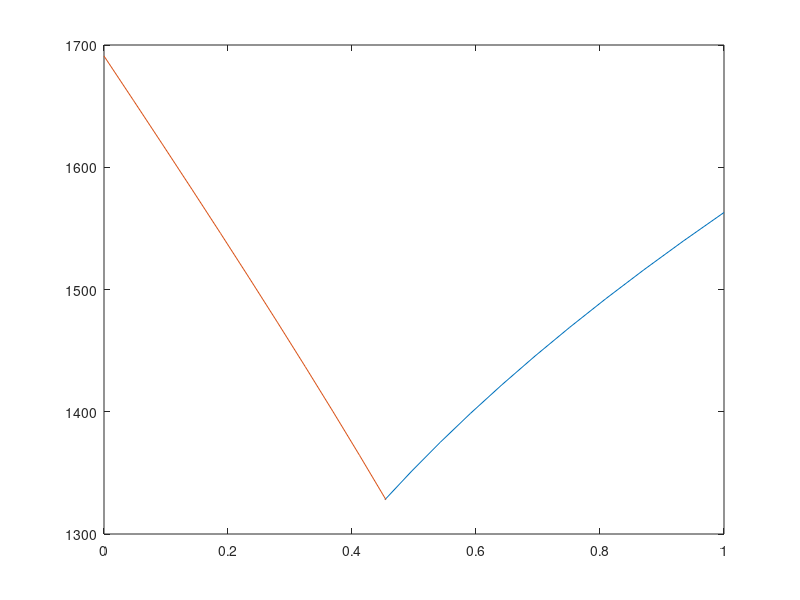

Write the MATLAB code that produced this figure. (Note: this script raises an error after producing the figure.)
%Eutectic Phase digarm
 r1=[1328:23.5:1563];
 t3=(exp((58160-37.21049264*r1)./(-8.31446261815324*r1)));
 r2=[1328:36.3:1691];
 t4=(exp((31200-18.45062093*r2)./(-8.31446261815324*r2)));
 f=1-t4;
  plot(t3,r1);
hold on
 plot(f,r2);
yline(1328);
ylim([100,1800]);
xlabel('Mole Fraction of MgF_2');
ylabel('Temperature (Kelvin)');
title('CaF_2,MgF_2 Phase Diagram');
text(0,500,'\leftarrowCaF_2');
text(0.85,500,'MgF_2\rightarrow');
str='Liquid';
text(0.5,1500,str);
str1='CaF_2+Liquid';
text(0.09,1400,str1)
str2='MgF_2+Liquid';
text(0.70,1400,str2);
str3='CaF_2+MgF_2';
text(0.41,900,str3);
